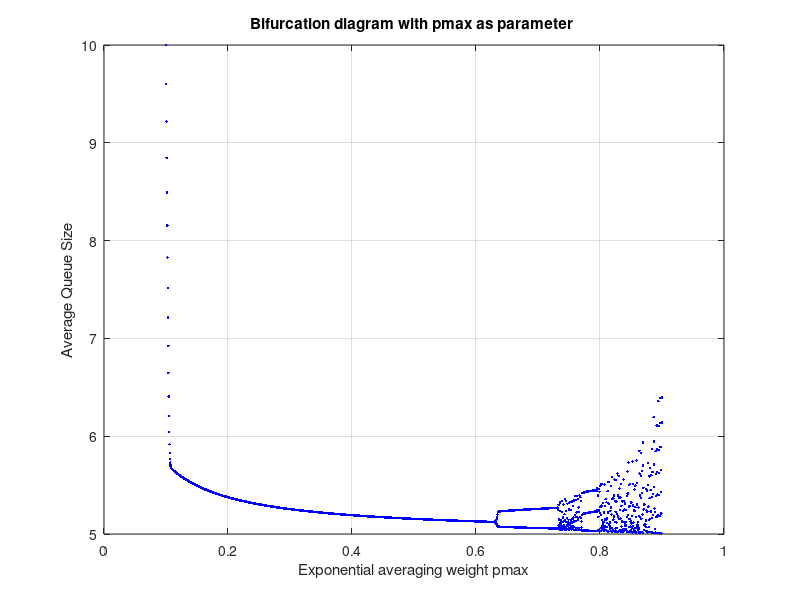

Here is the MATLAB script that generated this plot:
clear all;
C=1.54*1000*1000;
d=0.0228;
M=4000;
rwnd=1000;
N=1;
pmax(1)=0.1;
qmin=5;
qmax=15;
K=sqrt(3/2);
p(1)=0.1;
qave(1)=10;
w=0.04;
NUM=2000;
if qave(1)<=qmin
        p(1)=0;
elseif qave(1)>qmax
            p(1)=1;
else
            p(1)=(qave(1)-qmin)/(qmax-qmin)*pmax(1);
end

for i=1:NUM
    if (p(i)~=0)
        q(i)=max((K*N/sqrt(p(i))-C*d/M),0);
    else
        q(i)=rwnd*N-C*d/M;
    end
    qave(i+1)=(1-w)*qave(i)+w*q(i);
    pmax(i+1)=pmax(i)+(0.9-pmax(1))/NUM;
    
    if qave(i+1)<=qmin
        p(i+1)=0;
    elseif qave(i+1)>qmax
            p(i+1)=1;
    else
            p(i+1)=(qave(i+1)-qmin)/(qmax-qmin)*pmax(i);
    end
end
q(NUM+1)=q(NUM);
plot(pmax,qave,'b.')
grid on
%axis([-pi pi -1 1])
xlabel('Exponential averaging weight pmax')
ylabel('Average Queue Size')
title('Bifurcation diagram with pmax as parameter ')
%text(1,-1/3,'{\itNote the odd symmetry.}')
